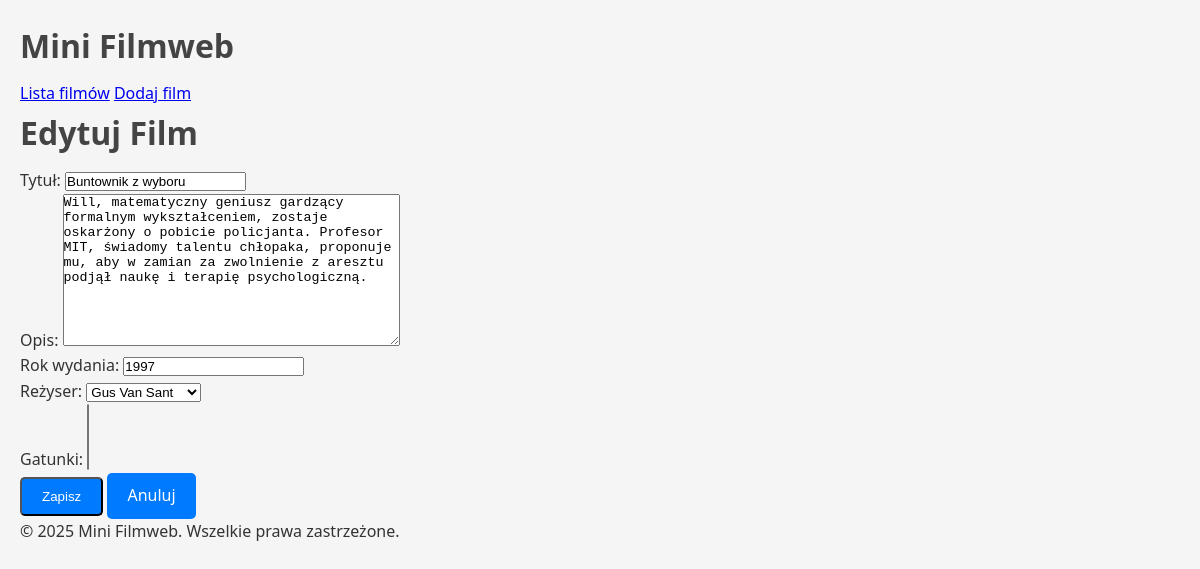
The app's page /movie/2/edit/ with its own data.
### mini_filmweb/models.py (models this page shows, shortened)
class Movie(models.Model):
    title = models.CharField(max_length=200, verbose_name="Tytuł")
    description = models.TextField(verbose_name="Opis")
    release_year = models.PositiveIntegerField(verbose_name="Rok wydania")  # Użyłem PositiveIntegerField, aby uniknąć ujemnych lat
    director = models.ForeignKey(Director, on_delete=models.CASCADE, related_name='movies', verbose_name="Reżyser")
    genres = models.ManyToManyField('Genre', related_name='movies', verbose_name="Gatunki", blank=True)  # Dodano blank=True

### mini_filmweb/views.py (the view)
# urls.py: path('movie/<int:pk>/edit/', MovieUpdateView.as_view(), name='movie_edit'),
class MovieUpdateView(UpdateView):
    model = Movie
    template_name = 'movies/movie_form.html'
    fields = ['title', 'description', 'release_year', 'director', 'genres']
    success_url = reverse_lazy('mini_filmweb:movie_list')

### mini_filmweb/models.py (called while the page is built)
    def __str__(self):
        return self.name

### mini_filmweb/templates/movies/movie_form.html (shortened to what this page needs)
{% extends 'movies/base.html' %}
{% load static %}
{% block content %}
<div class="movie-form">
    <h1>{% if form.instance.pk %}Edytuj Film{% else %}Dodaj Nowy Film{% endif %}</h1>
    <form method="post">
        {{ form.as_p }}
        <button type="submit" class="button">Zapisz</button>
        <a href="{% url 'mini_filmweb:movie_list' %}" class="button">Anuluj</a>
    </form>
</div>
{% endblock %}

### mini_filmweb/static/css/style.css (style rules this page uses)
* { margin: 0; padding: 0; box-sizing: border-box; }
body { font-family: 'Segoe UI', Tahoma, Geneva, Verdana, sans-serif; background-color: #f5f5f5; color: #333; line-height: 1.6; padding: 20px; }
h1, h2, h3 { color: #444; margin-bottom: 10px; }
.button { display: inline-block; padding: 10px 20px; background-color: #007BFF; color: #fff; text-decoration: none; border-radius: 5px; transition: background-color 0.3s ease; }

### records on screen
Movie: title "Buntownik z wyboru", description "Will, matematyczny geniusz gardzący formalnym wykształceniem, zostaje oskarżony o pobicie policjanta. Profesor MIT, świadomy talentu chłopaka, proponuje mu, aby w zamian za zwolnienie z aresztu podjął naukę i terapię psychologiczną.", release_year "1997", director "Gus Van Sant"
